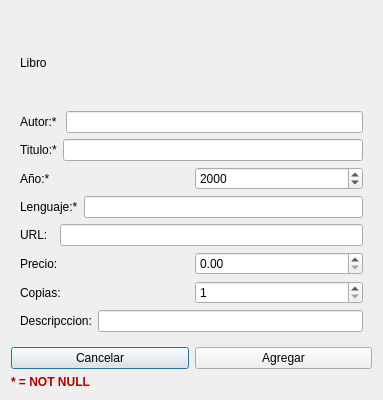
<?xml version="1.0" encoding="UTF-8"?>
<ui version="4.0">
 <class>Agregar</class>
 <widget class="QDialog" name="Agregar">
  <property name="geometry">
   <rect>
    <x>0</x>
    <y>0</y>
    <width>383</width>
    <height>400</height>
   </rect>
  </property>
  <property name="windowTitle">
   <string>Dialog</string>
  </property>
  <layout class="QGridLayout" name="gridLayout">
   <item row="0" column="0">
    <layout class="QVBoxLayout" name="verticalLayout_3">
     <item>
      <layout class="QVBoxLayout" name="verticalLayout_2">
       <item>
        <widget class="QStackedWidget" name="area">
         <property name="currentIndex">
          <number>2</number>
         </property>
         <widget class="QWidget" name="page">
          <layout class="QGridLayout" name="gridLayout_2">
           <item row="0" column="0">
            <layout class="QVBoxLayout" name="verticalLayout">
             <item>
              <layout class="QHBoxLayout" name="horizontalLayout_7">
               <item>
                <widget class="QLabel" name="label">
                 <property name="text">
                  <string>Transaccion_ID</string>
                 </property>
                </widget>
               </item>
               <item>
                <spacer name="horizontalSpacer">
                 <property name="orientation">
                  <enum>Qt::Horizontal</enum>
                 </property>
                 <property name="sizeHint" stdset="0">
                  <size>
                   <width>40</width>
                   <height>20</height>
                  </size>
                 </property>
                </spacer>
               </item>
               <item>
                <widget class="QLabel" name="transaction_id">
                 <property name="text">
                  <string/>
                 </property>
                </widget>
               </item>
              </layout>
             </item>
             <item>
              <layout class="QHBoxLayout" name="horizontalLayout_2">
               <item>
                <widget class="QLabel" name="label_3">
                 <property name="text">
                  <string>Titulo :*</string>
                 </property>
                </widget>
               </item>
               <item>
                <widget class="QLineEdit" name="titulo"/>
               </item>
              </layout>
             </item>
             <item>
              <layout class="QHBoxLayout" name="horizontalLayout_3">
               <item>
                <widget class="QLabel" name="label_4">
                 <property name="text">
                  <string>Clientes :* </string>
                 </property>
                </widget>
               </item>
               <item>
                <widget class="QLineEdit" name="cliente"/>
               </item>
              </layout>
             </item>
             <item>
              <layout class="QHBoxLayout" name="horizontalLayout_4">
               <item>
                <widget class="QLabel" name="label_5">
                 <property name="text">
                  <string>Tipo *</string>
                 </property>
                </widget>
               </item>
               <item>
                <widget class="QComboBox" name="type">
                 <item>
                  <property name="text">
                   <string/>
                  </property>
                 </item>
                 <item>
                  <property name="text">
                   <string>sell</string>
                  </property>
                 </item>
                 <item>
                  <property name="text">
                   <string>lend</string>
                  </property>
                 </item>
                 <item>
                  <property name="text">
                   <string>return</string>
                  </property>
                 </item>
                </widget>
               </item>
              </layout>
             </item>
             <item>
              <layout class="QHBoxLayout" name="horizontalLayout_5">
               <item>
                <widget class="QLabel" name="label_6">
                 <property name="text">
                  <string>Finalizado</string>
                 </property>
                </widget>
               </item>
               <item>
                <widget class="QCheckBox" name="finished">
                 <property name="text">
                  <string>FALSE</string>
                 </property>
                </widget>
               </item>
              </layout>
             </item>
            </layout>
           </item>
          </layout>
         </widget>
         <widget class="QWidget" name="page_3">
          <layout class="QGridLayout" name="gridLayout_3">
           <item row="0" column="0">
            <layout class="QVBoxLayout" name="verticalLayout_4">
             <item>
              <layout class="QHBoxLayout" name="horizontalLayout">
               <item>
                <widget class="QLabel" name="label_7">
                 <property name="text">
                  <string>Cientes</string>
                 </property>
                </widget>
               </item>
               <item>
                <spacer name="horizontalSpacer_2">
                 <property name="orientation">
                  <enum>Qt::Horizontal</enum>
                 </property>
                 <property name="sizeHint" stdset="0">
                  <size>
                   <width>40</width>
                   <height>20</height>
                  </size>
                 </property>
                </spacer>
               </item>
               <item>
                <widget class="QLabel" name="label_2">
                 <property name="text">
                  <string/>
                 </property>
                </widget>
               </item>
              </layout>
             </item>
             <item>
              <layout class="QHBoxLayout" name="horizontalLayout_8">
               <item>
                <widget class="QLabel" name="label_9">
                 <property name="text">
                  <string>Nombre:* </string>
                 </property>
                </widget>
               </item>
               <item>
                <widget class="QLineEdit" name="name">
                 <property name="maxLength">
                  <number>50</number>
                 </property>
                </widget>
               </item>
              </layout>
             </item>
             <item>
              <layout class="QHBoxLayout" name="horizontalLayout_9">
               <item>
                <widget class="QLabel" name="label_10">
                 <property name="text">
                  <string>Email:* </string>
                 </property>
                </widget>
               </item>
               <item>
                <widget class="QLineEdit" name="email">
                 <property name="maxLength">
                  <number>100</number>
                 </property>
                </widget>
               </item>
              </layout>
             </item>
             <item>
              <layout class="QHBoxLayout" name="horizontalLayout_10">
               <item>
                <widget class="QLabel" name="label_11">
                 <property name="text">
                  <string>Cumpleaños:  </string>
                 </property>
                </widget>
               </item>
               <item>
                <widget class="QDateEdit" name="birthdate">
                 <property name="displayFormat">
                  <string>yyyy-MM-dd</string>
                 </property>
                 <property name="calendarPopup">
                  <bool>true</bool>
                 </property>
                </widget>
               </item>
              </layout>
             </item>
             <item>
              <layout class="QHBoxLayout" name="horizontalLayout_11">
               <item>
                <widget class="QLabel" name="label_12">
                 <property name="text">
                  <string>Genero: </string>
                 </property>
                </widget>
               </item>
               <item>
                <widget class="QComboBox" name="gender">
                 <item>
                  <property name="text">
                   <string>F</string>
                  </property>
                 </item>
                 <item>
                  <property name="text">
                   <string>M</string>
                  </property>
                 </item>
                </widget>
               </item>
              </layout>
             </item>
             <item>
              <layout class="QHBoxLayout" name="horizontalLayout_12">
               <item>
                <widget class="QLabel" name="label_13">
                 <property name="text">
                  <string>Activo: </string>
                 </property>
                </widget>
               </item>
               <item>
                <widget class="QCheckBox" name="active">
                 <property name="text">
                  <string>True</string>
                 </property>
                 <property name="checked">
                  <bool>true</bool>
                 </property>
                </widget>
               </item>
              </layout>
             </item>
            </layout>
           </item>
          </layout>
         </widget>
         <widget class="QWidget" name="page_4">
          <layout class="QGridLayout" name="gridLayout_4">
           <item row="0" column="0">
            <layout class="QVBoxLayout" name="verticalLayout_5">
             <item>
              <layout class="QHBoxLayout" name="horizontalLayout_14">
               <item>
                <widget class="QLabel" name="label_15">
                 <property name="text">
                  <string>Libro</string>
                 </property>
                </widget>
               </item>
               <item>
                <spacer name="horizontalSpacer_3">
                 <property name="orientation">
                  <enum>Qt::Horizontal</enum>
                 </property>
                 <property name="sizeHint" stdset="0">
                  <size>
                   <width>40</width>
                   <height>20</height>
                  </size>
                 </property>
                </spacer>
               </item>
               <item>
                <widget class="QLabel" name="book_id_2">
                 <property name="text">
                  <string/>
                 </property>
                </widget>
               </item>
              </layout>
             </item>
             <item>
              <layout class="QHBoxLayout" name="horizontalLayout_15">
               <item>
                <widget class="QLabel" name="label_16">
                 <property name="text">
                  <string>Autor:* </string>
                 </property>
                </widget>
               </item>
               <item>
                <widget class="QLineEdit" name="author_id"/>
               </item>
              </layout>
             </item>
             <item>
              <layout class="QHBoxLayout" name="horizontalLayout_16">
               <item>
                <widget class="QLabel" name="label_17">
                 <property name="text">
                  <string>Titulo:*</string>
                 </property>
                </widget>
               </item>
               <item>
                <widget class="QLineEdit" name="title">
                 <property name="maxLength">
                  <number>100</number>
                 </property>
                </widget>
               </item>
              </layout>
             </item>
             <item>
              <layout class="QHBoxLayout" name="horizontalLayout_17">
               <item>
                <widget class="QLabel" name="label_18">
                 <property name="text">
                  <string>Año:* </string>
                 </property>
                </widget>
               </item>
               <item>
                <widget class="QDateEdit" name="year">
                 <property name="displayFormat">
                  <string>yyyy</string>
                 </property>
                 <property name="calendarPopup">
                  <bool>false</bool>
                 </property>
                </widget>
               </item>
              </layout>
             </item>
             <item>
              <layout class="QHBoxLayout" name="horizontalLayout_18">
               <item>
                <widget class="QLabel" name="label_19">
                 <property name="text">
                  <string>Lenguaje:*</string>
                 </property>
                </widget>
               </item>
               <item>
                <widget class="QLineEdit" name="language">
                 <property name="maxLength">
                  <number>2</number>
                 </property>
                </widget>
               </item>
              </layout>
             </item>
             <item>
              <layout class="QHBoxLayout" name="horizontalLayout_19">
               <item>
                <widget class="QLabel" name="label_20">
                 <property name="text">
                  <string>URL:  </string>
                 </property>
                </widget>
               </item>
               <item>
                <widget class="QLineEdit" name="cover_url">
                 <property name="text">
                  <string/>
                 </property>
                 <property name="maxLength">
                  <number>500</number>
                 </property>
                </widget>
               </item>
              </layout>
             </item>
             <item>
              <layout class="QHBoxLayout" name="horizontalLayout_20">
               <item>
                <widget class="QLabel" name="label_21">
                 <property name="text">
                  <string>Precio:</string>
                 </property>
                </widget>
               </item>
               <item>
                <widget class="QDoubleSpinBox" name="price">
                 <property name="decimals">
                  <number>2</number>
                 </property>
                 <property name="maximum">
                  <double>9999.000000000000000</double>
                 </property>
                </widget>
               </item>
              </layout>
             </item>
             <item>
              <layout class="QHBoxLayout" name="horizontalLayout_13">
               <item>
                <widget class="QLabel" name="label_26">
                 <property name="text">
                  <string>Copias:</string>
                 </property>
                </widget>
               </item>
               <item>
                <widget class="QDoubleSpinBox" name="copias">
                 <property name="decimals">
                  <number>0</number>
                 </property>
                 <property name="minimum">
                  <double>1.000000000000000</double>
                 </property>
                 <property name="maximum">
                  <double>9999.000000000000000</double>
                 </property>
                </widget>
               </item>
              </layout>
             </item>
             <item>
              <layout class="QHBoxLayout" name="horizontalLayout_21">
               <item>
                <widget class="QLabel" name="label_22">
                 <property name="text">
                  <string>Descripccion:</string>
                 </property>
                </widget>
               </item>
               <item>
                <widget class="QLineEdit" name="desciption">
                 <property name="text">
                  <string/>
                 </property>
                 <property name="maxLength">
                  <number>500</number>
                 </property>
                </widget>
               </item>
              </layout>
             </item>
            </layout>
           </item>
          </layout>
         </widget>
         <widget class="QWidget" name="page_5">
          <layout class="QGridLayout" name="gridLayout_5">
           <item row="0" column="0">
            <layout class="QVBoxLayout" name="verticalLayout_6">
             <item>
              <layout class="QHBoxLayout" name="horizontalLayout_22">
               <item>
                <widget class="QLabel" name="label_23">
                 <property name="text">
                  <string>Autor</string>
                 </property>
                </widget>
               </item>
               <item>
                <spacer name="horizontalSpacer_4">
                 <property name="orientation">
                  <enum>Qt::Horizontal</enum>
                 </property>
                 <property name="sizeHint" stdset="0">
                  <size>
                   <width>40</width>
                   <height>20</height>
                  </size>
                 </property>
                </spacer>
               </item>
               <item>
                <widget class="QLabel" name="author_id_2">
                 <property name="text">
                  <string/>
                 </property>
                </widget>
               </item>
              </layout>
             </item>
             <item>
              <layout class="QHBoxLayout" name="horizontalLayout_23">
               <item>
                <widget class="QLabel" name="label_24">
                 <property name="text">
                  <string>Nombre:* </string>
                 </property>
                </widget>
               </item>
               <item>
                <widget class="QLineEdit" name="name_2">
                 <property name="maxLength">
                  <number>100</number>
                 </property>
                </widget>
               </item>
              </layout>
             </item>
             <item>
              <layout class="QHBoxLayout" name="horizontalLayout_24">
               <item>
                <widget class="QLabel" name="label_25">
                 <property name="text">
                  <string>Nacionalidad:</string>
                 </property>
                </widget>
               </item>
               <item>
                <widget class="QComboBox" name="nationality">
                 <item>
                  <property name="text">
                   <string>MEX</string>
                  </property>
                  <property name="icon">
                   <iconset resource="iconos.qrc">
                    <normaloff>:/new/prefix1/iconos/mexico.png</normaloff>:/new/prefix1/iconos/mexico.png</iconset>
                  </property>
                 </item>
                 <item>
                  <property name="text">
                   <string>ARG</string>
                  </property>
                  <property name="icon">
                   <iconset resource="iconos.qrc">
                    <normaloff>:/new/prefix1/iconos/argentina.png</normaloff>:/new/prefix1/iconos/argentina.png</iconset>
                  </property>
                 </item>
                 <item>
                  <property name="text">
                   <string>USA</string>
                  </property>
                  <property name="icon">
                   <iconset resource="iconos.qrc">
                    <normaloff>:/new/prefix1/iconos/estados-unidos-de-america.png</normaloff>:/new/prefix1/iconos/estados-unidos-de-america.png</iconset>
                  </property>
                 </item>
                 <item>
                  <property name="text">
                   <string>FRA</string>
                  </property>
                  <property name="icon">
                   <iconset resource="iconos.qrc">
                    <normaloff>:/new/prefix1/iconos/francia.png</normaloff>:/new/prefix1/iconos/francia.png</iconset>
                  </property>
                 </item>
                 <item>
                  <property name="text">
                   <string>BRA</string>
                  </property>
                  <property name="icon">
                   <iconset resource="iconos.qrc">
                    <normaloff>:/new/prefix1/iconos/brazil.png</normaloff>:/new/prefix1/iconos/brazil.png</iconset>
                  </property>
                 </item>
                 <item>
                  <property name="text">
                   <string>CHN</string>
                  </property>
                  <property name="icon">
                   <iconset resource="iconos.qrc">
                    <normaloff>:/new/prefix1/iconos/china.png</normaloff>:/new/prefix1/iconos/china.png</iconset>
                  </property>
                 </item>
                 <item>
                  <property name="text">
                   <string>DEU</string>
                  </property>
                  <property name="icon">
                   <iconset resource="iconos.qrc">
                    <normaloff>:/new/prefix1/iconos/alemania.png</normaloff>:/new/prefix1/iconos/alemania.png</iconset>
                  </property>
                 </item>
                 <item>
                  <property name="text">
                   <string>COL</string>
                  </property>
                  <property name="icon">
                   <iconset resource="iconos.qrc">
                    <normaloff>:/new/prefix1/iconos/colombia.png</normaloff>:/new/prefix1/iconos/colombia.png</iconset>
                  </property>
                 </item>
                 <item>
                  <property name="text">
                   <string>ESP</string>
                  </property>
                  <property name="icon">
                   <iconset resource="iconos.qrc">
                    <normaloff>:/new/prefix1/iconos/espana.png</normaloff>:/new/prefix1/iconos/espana.png</iconset>
                  </property>
                 </item>
                 <item>
                  <property name="text">
                   <string>CAN</string>
                  </property>
                  <property name="icon">
                   <iconset resource="iconos.qrc">
                    <normaloff>:/new/prefix1/iconos/canada.png</normaloff>:/new/prefix1/iconos/canada.png</iconset>
                  </property>
                 </item>
                 <item>
                  <property name="text">
                   <string/>
                  </property>
                 </item>
                </widget>
               </item>
              </layout>
             </item>
            </layout>
           </item>
          </layout>
         </widget>
        </widget>
       </item>
       <item>
        <layout class="QHBoxLayout" name="horizontalLayout_6">
         <item>
          <widget class="QPushButton" name="cancelar">
           <property name="text">
            <string>Cancelar</string>
           </property>
          </widget>
         </item>
         <item>
          <widget class="QPushButton" name="agregar">
           <property name="text">
            <string>Agregar</string>
           </property>
          </widget>
         </item>
        </layout>
       </item>
      </layout>
     </item>
     <item>
      <widget class="QLabel" name="label_8">
       <property name="font">
        <font>
         <bold>true</bold>
        </font>
       </property>
       <property name="styleSheet">
        <string notr="true">color: rgb(170, 0, 0);</string>
       </property>
       <property name="text">
        <string>* = NOT NULL</string>
       </property>
      </widget>
     </item>
    </layout>
   </item>
  </layout>
 </widget>
 <resources>
  <include location="iconos.qrc"/>
 </resources>
 <connections/>
</ui>
